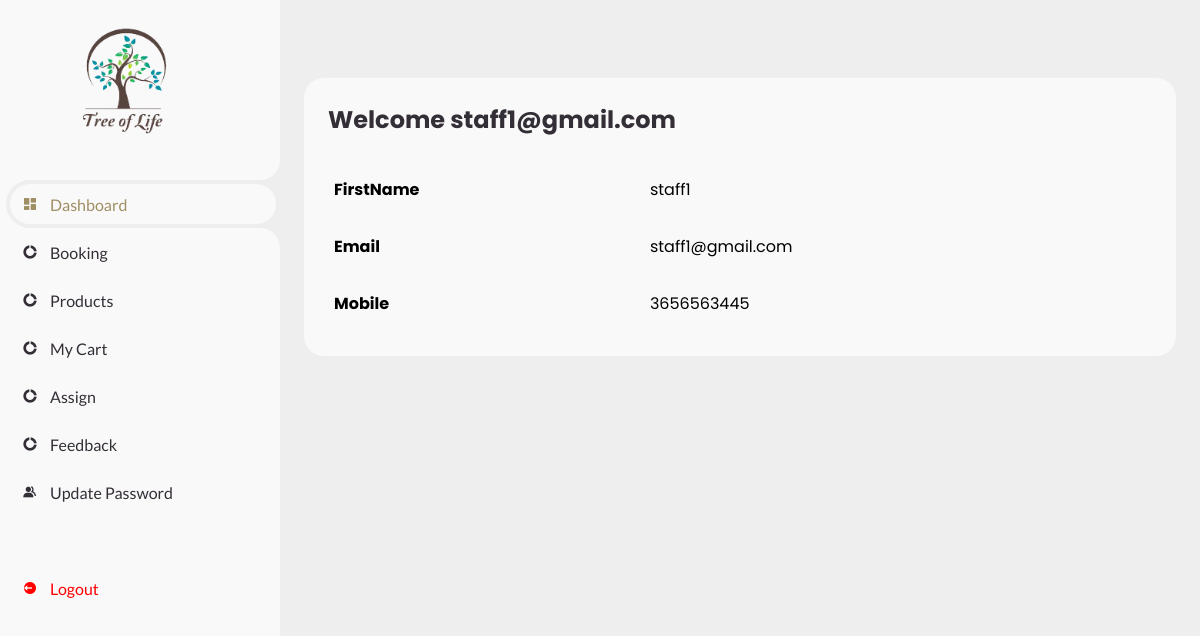
Page /user.php (signed in) on the committed database.
### tables this page shows
CREATE TABLE `tbl_register` (
  `reg_id` int(11) NOT NULL,
  `reg_name` varchar(15) NOT NULL,
  `reg_email` varchar(50) NOT NULL,
  `reg_phone` varchar(12) NOT NULL,
  `password` varchar(100) NOT NULL,
  `status` int(10) NOT NULL
);

### user.php (the view, shortened to what this page needs)
<?php
include('dbconnect.php');
$reg=$_SESSION['uname'];
$result4 = mysqli_query($con,"SELECT * FROM `tbl_register` where `reg_email`='$reg' ");
while($row3 = mysqli_fetch_array($result4))
{
$uname=$row3['reg_name'];
$mail=$row3['reg_email'];
$mobile=$row3['reg_phone'];
}
?>
<!DOCTYPE html>
<html lang="en">
	<head>
		<link href='https://unpkg.com/boxicons@2.0.9/css/boxicons.min.css' rel='stylesheet'>
		<link rel="stylesheet" href="css/dashboard.css">
	</head>
	<body>
		<section id="sidebar">
			<a href="#" class="brand">
				<br><br>
				<img src="images/logo.png"  height="200" width="250"  align="left">
			</a>
			<ul class="side-menu top">
				<li class="active">
					<a href="user.php">
						<i class='bx bxs-dashboard' ></i>
						<span class="text">Dashboard</span>
					</a>
				</li>
				<li>
					<a href="booking.php">
						<i class='bx bxs-doughnut-chart' ></i>
						<span class="text">Booking</span>
					</a>
				</li>
				<li>
					<a href="product.php">
						<i class='bx bxs-doughnut-chart' ></i>
						<span class="text">Products</span>
					</a>
				</li>
				<li>
					<a href="mycart.php">
						<i class='bx bxs-doughnut-chart' ></i>
						<span class="text">My Cart</span>
					</a>
				</li>
				<li>
					<a href="viewassigncus.php">
						<i class='bx bxs-doughnut-chart' ></i>
						<span class="text">Assign</span>
					</a>
				</li>
				<li>
					<a href="feedback.php">
						<i class='bx bxs-doughnut-chart' ></i>
						<span class="text">Feedback</span>
					</a>
				</li>
				<li>
					<a href="updatepassword.php">
						<i class='bx bxs-group' ></i>
						<span class="text">Update Password</span>
					</a>
				</li>
			</ul>
			<ul class="side-menu">
				<li>
					<a href="login.php" class="logout">
						<i class='bx bxs-log-out-circle' ></i>
						<span class="text">Logout</span>
					</a>
				</li>
			</ul>
		</section>
		<section id="content">
			<main>
				<div class="table-data">
					<div class="order">
						<div class="head">
						<h2>Welcome  <?php ECHO $reg;?></h2>
						</div>
						<table>
								<tr>
									<td valign="top"><b>FirstName</b></td>
									<td valign="top"><?php echo  $uname; ?></td>
								</tr>
								<tr>
									<td><b>Email</b></td>
 									<td><?php echo $mail; ?></td>
								</tr>
								<tr>
									<td><b>Mobile</b></td>
									<td><?php echo $mobile; ?></td>
								</tr>
					    </table>
					</div>
				</div>
			</main>
		</section>
	</body>
</html>

### css/dashboard.css (style rules this page uses)
* { margin: 0; padding: 0; box-sizing: border-box; }
a { text-decoration: none; }
li { list-style: none; }
:root { --poppins: 'Poppins', sans-serif; --lato: 'Lato', sans-serif; --light: #F9F9F9; --blue: hsl(43, 24%, 51%); --grey: #eee; --dark-grey: #AAAAAA; --dark: #342E37; --red: #ff0000; --yellow: #9f8e64; --orange: #9f8e64; }
html { overflow-x: hidden; }
body { background: var(--grey); overflow-x: hidden; }
#sidebar { position: fixed; top: 0; left: 0; width: 280px; height: 100%; background: var(--light); z-index: 2000; font-family: var(--lato); transition: .3s ease; overflow-x: hidden; scrollbar-width: none; }
#sidebar .brand { font-size: 24px; font-weight: 700; height: 56px; display: flex; align-items: center; color: var(--blue); margin-top: 20%; top: 0; left: 0; background: var(--light); z-index: 500; padding-bottom: 20px; box-sizing: content-box; }
#sidebar .side-menu { width: 100%; margin-top: 48px; }
#sidebar .side-menu li { height: 48px; background: transparent; margin-left: 6px; border-radius: 48px 0 0 48px; padding: 4px; }
#sidebar .side-menu li.active { background: var(--grey); position: relative; }
#sidebar .side-menu li.active::before { content: ''; position: absolute; width: 40px; height: 40px; border-radius: 50%; top: -40px; right: 0; box-shadow: 20px 20px 0 var(--grey); z-index: -1; }
#sidebar .side-menu li.active::after { content: ''; position: absolute; width: 40px; height: 40px; border-radius: 50%; bottom: -40px; right: 0; box-shadow: 20px -20px 0 var(--grey); z-index: -1; }
#sidebar .side-menu li a { width: 100%; height: 100%; background: var(--light); display: flex; align-items: center; border-radius: 48px; font-size: 16px; color: var(--dark); white-space: nowrap; overflow-x: hidden; }
#sidebar .side-menu.top li.active a { color: var(--blue); }
#sidebar .side-menu li a.logout { color: var(--red); }
#sidebar .side-menu li a .bx { min-width: calc(60px - ((4px + 6px) * 2)); display: flex; justify-content: center; }
#content { position: relative; width: calc(100% - 280px); left: 280px; transition: .3s ease; }
#content main { width: 100%; padding: 36px 24px; font-family: var(--poppins); max-height: calc(100vh - 56px); overflow-y: auto; }
#content main .table-data { display: flex; flex-wrap: wrap; grid-gap: 24px; margin-top: 24px; width: 100%; color: var(--dark); }
#content main .table-data > div { border-radius: 20px; background: var(--light); padding: 24px; overflow-x: auto; }
#content main .table-data .head { display: flex; align-items: center; grid-gap: 16px; margin-bottom: 24px; }
#content main .table-data .order { flex-grow: 1; flex-basis: 500px; }
#content main .table-data .order table { width: 100%; border-collapse: collapse; }
#content main .table-data .order table td { padding: 16px 0; }
#content main .table-data .order table tr td:first-child { display: flex; align-items: center; grid-gap: 12px; padding-left: 6px; }

### rows in the picture
tbl_register: reg_name "staff1", reg_email "staff1@gmail.com", reg_phone "3656563445"

### other values in the picture
$reg "staff1@gmail.com"
